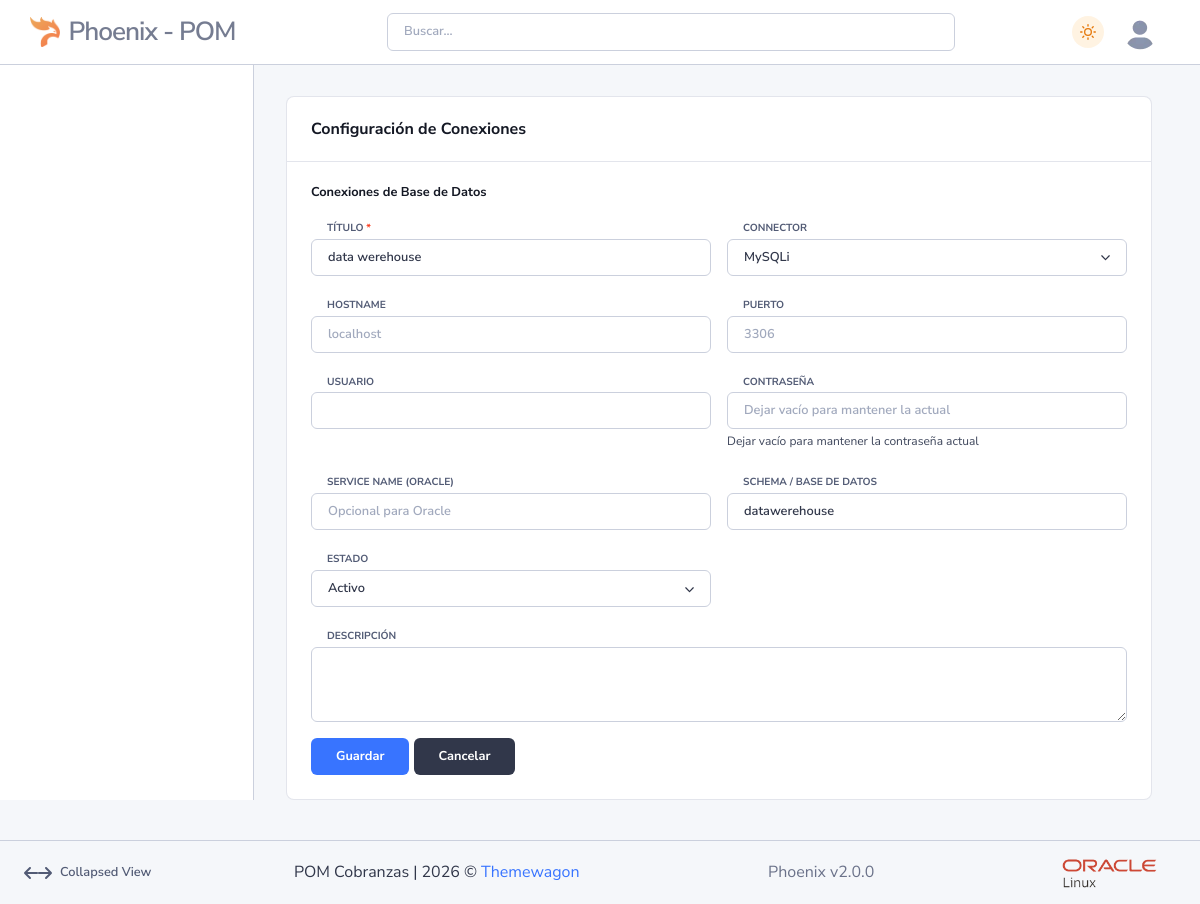
Screenshot of /connections_config.php?action=edit&id=2 (signed in) with the database file from the repository.
### tables this page shows
CREATE TABLE `connections` (
  `ConnectionId` int(10) UNSIGNED NOT NULL,
  `Title` varchar(100) DEFAULT NULL,
  `Description` varchar(255) DEFAULT NULL,
  `Connector` varchar(50) DEFAULT NULL,
  `Hostname` varchar(255) DEFAULT NULL,
  `Port` varchar(25) DEFAULT NULL,
  `Username` varchar(25) DEFAULT NULL,
  `Password` varchar(25) DEFAULT NULL,
  `ServiceName` varchar(100) DEFAULT NULL,
  `Schema` varchar(100) DEFAULT NULL,
  `Status` int(11) DEFAULT 1
);

### connections_config.php (the view, shortened to what this page needs)
<?php
require_once('header.php');
$action = isset($_GET['action']) ? $_GET['action'] : 'list';
$id = isset($_GET['id']) ? intval($_GET['id']) : 0;
$edit_data = null;
if ($action === 'edit' && $id > 0) {
    $result = $conn_phoenix->query("SELECT * FROM connections WHERE ConnectionId = $id");
    if ($result->num_rows > 0) {
        $edit_data = $result->fetch_assoc();
    }
}
$result = $conn_phoenix->query("SELECT * FROM connections ORDER BY Title ASC");
?>
<div class="row g-3 mb-3">
  <div class="col-12">
    <div class="card">
      <div class="card-header">
        <div class="row align-items-center">
          <div class="col">
            <h5 class="mb-0">Configuración de Conexiones</h5>
          </div>
        </div>
      </div>
      <div class="card-body">
        <?php if ($action === 'list' || $action === 'add' || $action === 'edit'): ?>
        <div class="d-flex justify-content-between align-items-center mb-3">
          <h6 class="mb-0">Conexiones de Base de Datos</h6>
        </div>
        <?php if ($action === 'add' || $action === 'edit'): ?>
        <form method="POST" action="connections_config.php">
          <div class="row g-3">
            <div class="col-md-6">
              <label class="form-label">Título <span class="text-danger">*</span></label>
              <input type="text" class="form-control" name="title" value="<?php echo $edit_data ? htmlspecialchars($edit_data['Title']) : ''; ?>" required>
            </div>
            <div class="col-md-6">
              <label class="form-label">Connector</label>
              <select class="form-select" name="connector">
                <option value="mysqli" <?php echo (!$edit_data || $edit_data['Connector'] == 'mysqli') ? 'selected' : ''; ?>>MySQLi</option>
              </select>
            </div>
            <div class="col-md-6">
              <label class="form-label">Hostname</label>
              <input type="text" class="form-control" name="hostname" value="<?php echo $edit_data ? htmlspecialchars($edit_data['Hostname']) : ''; ?>" placeholder="localhost">
            </div>
            <div class="col-md-6">
              <label class="form-label">Puerto</label>
              <input type="text" class="form-control" name="port" value="<?php echo $edit_data ? htmlspecialchars($edit_data['Port']) : ''; ?>" placeholder="3306">
            </div>
            <div class="col-md-6">
              <label class="form-label">Usuario</label>
              <input type="text" class="form-control" name="username" value="<?php echo $edit_data ? htmlspecialchars($edit_data['Username']) : ''; ?>">
            </div>
            <div class="col-md-6">
              <label class="form-label">Contraseña</label>
              <input type="password" class="form-control" name="password" value="<?php echo $edit_data ? htmlspecialchars($edit_data['Password']) : ''; ?>" placeholder="<?php echo $edit_data ? 'Dejar vacío para mantener la actual' : ''; ?>">
              <?php if ($edit_data): ?>
              <small class="text-muted">Dejar vacío para mantener la contraseña actual</small>
              <?php endif; ?>
            </div>
            <div class="col-md-6">
              <label class="form-label">Service Name (Oracle)</label>
              <input type="text" class="form-control" name="service_name" value="<?php echo $edit_data ? htmlspecialchars($edit_data['ServiceName']) : ''; ?>" placeholder="Opcional para Oracle">
            </div>
            <div class="col-md-6">
              <label class="form-label">Schema / Base de Datos</label>
              <input type="text" class="form-control" name="schema" value="<?php echo $edit_data ? htmlspecialchars($edit_data['Schema']) : ''; ?>" placeholder="Nombre de la base de datos">
            </div>
            <div class="col-md-6">
              <label class="form-label">Estado</label>
              <select class="form-select" name="status">
                <option value="1" <?php echo (!$edit_data || $edit_data['Status'] == 1) ? 'selected' : ''; ?>>Activo</option>
              </select>
            </div>
            <div class="col-12">
              <label class="form-label">Descripción</label>
              <textarea class="form-control" name="description" rows="3"><?php echo $edit_data ? htmlspecialchars($edit_data['Description']) : ''; ?></textarea>
            </div>
            <div class="col-12">
              <button type="submit" class="btn btn-primary">Guardar</button>
              <a href="connections_config.php" class="btn btn-secondary">Cancelar</a>
            </div>
          </div>
        </form>
        <?php endif; ?>
        <?php endif; ?>
      </div>
    </div>
  </div>
</div>
<?php require_once('footer.php'); ?>

### assets/css/styles.css (style rules this page uses)
:host, :root { --fa-font-solid: normal 900 1em/1 "Font Awesome 6 Solid"; --fa-font-regular: normal 400 1em/1 "Font Awesome 6 Regular"; --fa-font-light: normal 300 1em/1 "Font Awesome 6 Light"; --fa-font-thin: normal 100 1em/1 "Font Awesome 6 Thin"; --fa-font-duotone: normal 900 1em/1 "Font Awesome 6 Duotone"; --fa-font-brands: normal 400 1em/1 "Font Awesome 6 Brands" }

### rows the page displays
connections: title "data werehouse", connector "MySQLi", schema "datawerehouse", status "Activo"

### other values shown
$row_config['site_name'] "Phoenix - POM"
